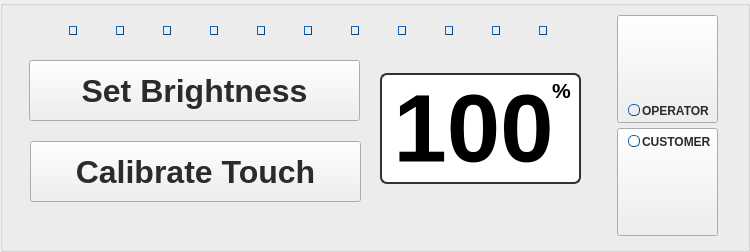
    <widget class="QGroupBox" name="groupBox">
     <property name="geometry">
      <rect>
       <x>34</x>
       <y>106</y>
       <width>750</width>
       <height>252</height>
      </rect>
     </property>
     <property name="styleSheet">
      <string notr="true">QGroupBox#groupBox{
	background: url(:/images/screens/brushedSteelSheet.png); 
border-color: rgb(118, 118, 118);
/*border-radius: 10px;*/
border-top-left-radius:10px;
border-bottom-left-radius: 10px;
border: 3px solid gray;
}

</string>
     </property>
     <property name="title">
      <string/>
     </property>
     <widget class="QLabel" name="customerDisplayButText">
      <property name="geometry">
       <rect>
        <x>642</x>
        <y>133</y>
        <width>74</width>
        <height>17</height>
       </rect>
      </property>
      <property name="sizePolicy">
       <sizepolicy hsizetype="Fixed" vsizetype="Fixed">
        <horstretch>0</horstretch>
        <verstretch>0</verstretch>
       </sizepolicy>
      </property>
      <property name="minimumSize">
       <size>
        <width>74</width>
        <height>17</height>
       </size>
      </property>
      <property name="maximumSize">
       <size>
        <width>74</width>
        <height>17</height>
       </size>
      </property>
      <property name="font">
       <font>
        <pointsize>9</pointsize>
        <weight>75</weight>
        <italic>false</italic>
        <bold>true</bold>
       </font>
      </property>
      <property name="styleSheet">
       <string notr="true">color: rgb(43, 43, 43);
background:transparent;</string>
      </property>
      <property name="text">
       <string>CUSTOMER</string>
      </property>
      <property name="alignment">
       <set>Qt::AlignLeading|Qt::AlignLeft|Qt::AlignVCenter</set>
      </property>
     </widget>
     <widget class="QLabel" name="operatorDisplayButText">
      <property name="geometry">
       <rect>
        <x>642</x>
        <y>102</y>
        <width>74</width>
        <height>17</height>
       </rect>
      </property>
      <property name="sizePolicy">
       <sizepolicy hsizetype="Fixed" vsizetype="Fixed">
        <horstretch>0</horstretch>
        <verstretch>0</verstretch>
       </sizepolicy>
      </property>
      <property name="minimumSize">
       <size>
        <width>74</width>
        <height>17</height>
       </size>
      </property>
      <property name="maximumSize">
       <size>
        <width>74</width>
        <height>17</height>
       </size>
      </property>
      <property name="font">
       <font>
        <pointsize>9</pointsize>
        <weight>75</weight>
        <bold>true</bold>
       </font>
      </property>
      <property name="styleSheet">
       <string notr="true">color: rgb(43, 43, 43);
background:transparent;</string>
      </property>
      <property name="text">
       <string>OPERATOR</string>
      </property>
      <property name="alignment">
       <set>Qt::AlignLeading|Qt::AlignLeft|Qt::AlignVCenter</set>
      </property>
     </widget>
     <widget class="QLabel" name="label_12">
      <property name="geometry">
       <rect>
        <x>546</x>
        <y>80</y>
        <width>31</width>
        <height>20</height>
       </rect>
      </property>
      <property name="font">
       <font>
        <pointsize>16</pointsize>
        <weight>75</weight>
        <bold>true</bold>
       </font>
      </property>
      <property name="styleSheet">
       <string notr="true">QLabel#label_12{
color: rgb(0,0,0);
background:transparent;
}</string>
      </property>
      <property name="text">
       <string>%</string>
      </property>
      <property name="alignment">
       <set>Qt::AlignCenter</set>
      </property>
     </widget>
     <widget class="QLabel" name="brightnessLabel">
      <property name="geometry">
       <rect>
        <x>383</x>
        <y>78</y>
        <width>181</width>
        <height>101</height>
       </rect>
      </property>
      <property name="font">
       <font>
        <pointsize>72</pointsize>
        <weight>75</weight>
        <bold>true</bold>
       </font>
      </property>
      <property name="styleSheet">
       <string notr="true">QLabel#brightnessLabel{
color: rgb(0,0,0);
}
</string>
      </property>
      <property name="text">
       <string notr="true">100</string>
      </property>
      <property name="alignment">
       <set>Qt::AlignCenter</set>
      </property>
     </widget>
     <widget class="QPushButton" name="operatorScreenBut">
      <property name="geometry">
       <rect>
        <x>617</x>
        <y>15</y>
        <width>101</width>
        <height>108</height>
       </rect>
      </property>
      <property name="styleSheet">
       <string notr="true"/>
      </property>
      <property name="text">
       <string/>
      </property>
      <property name="checkable">
       <bool>true</bool>
      </property>
      <property name="checked">
       <bool>false</bool>
      </property>
      <property name="autoExclusive">
       <bool>true</bool>
      </property>
     </widget>
     <widget class="QPushButton" name="setBrightnessBut">
      <property name="geometry">
       <rect>
        <x>29</x>
        <y>60</y>
        <width>331</width>
        <height>61</height>
       </rect>
      </property>
      <property name="font">
       <font>
        <pointsize>24</pointsize>
        <weight>75</weight>
        <bold>true</bold>
       </font>
      </property>
      <property name="styleSheet">
       <string notr="true">QPushButton#setBrightnessBut{
color: rgb(43, 43, 43);
}</string>
      </property>
      <property name="text">
       <string>Set Brightness</string>
      </property>
      <property name="checkable">
       <bool>false</bool>
      </property>
      <property name="flat">
       <bool>false</bool>
      </property>
     </widget>
     <widget class="QPushButton" name="customerScreenBut">
      <property name="geometry">
       <rect>
        <x>617</x>
        <y>128</y>
        <width>101</width>
        <height>108</height>
       </rect>
      </property>
      <property name="text">
       <string/>
      </property>
      <property name="checkable">
       <bool>true</bool>
      </property>
      <property name="autoExclusive">
       <bool>true</bool>
      </property>
     </widget>
     <widget class="QFrame" name="frame">
      <property name="geometry">
       <rect>
        <x>380</x>
        <y>73</y>
        <width>201</width>
        <height>111</height>
       </rect>
      </property>
      <property name="styleSheet">
       <string notr="true">/*background-color: qlineargradient(spread:reflect, x1:0.005, y1:0, x2:1, y2:0, stop:0 rgba(77, 77, 77, 255), stop:1 rgba(190, 190, 190, 255));*/
background-color: rgb(255, 255, 255);
border-radius: 7px;
border: 2px solid rgb(49, 49, 49);</string>
      </property>
      <property name="frameShape">
       <enum>QFrame::StyledPanel</enum>
      </property>
      <property name="frameShadow">
       <enum>QFrame::Sunken</enum>
      </property>
      <property name="lineWidth">
       <number>2</number>
      </property>
      <property name="midLineWidth">
       <number>1</number>
      </property>
     </widget>
     <widget class="QPushButton" name="operatorDisplayIndicator">
      <property name="geometry">
       <rect>
        <x>628</x>
        <y>104</y>
        <width>12</width>
        <height>12</height>
       </rect>
      </property>
      <property name="sizePolicy">
       <sizepolicy hsizetype="Fixed" vsizetype="Fixed">
        <horstretch>12</horstretch>
        <verstretch>12</verstretch>
       </sizepolicy>
      </property>
      <property name="minimumSize">
       <size>
        <width>12</width>
        <height>12</height>
       </size>
      </property>
      <property name="maximumSize">
       <size>
        <width>12</width>
        <height>12</height>
       </size>
      </property>
      <property name="styleSheet">
       <string notr="true">QPushButton {
    /* Let's make the size of the button 1,5 times of font size. */
 /*   min-height: 1.5em;*/
    /* Font size just 1.*/
    /*font: 1em;*/
    /* Margins so that we get a little space on the left and right. */
    margin: 0 0 0 0;
    /* The font color */ 
    color: white;
    /* Here's the background gradient with start point, end point, 
       stop &quot;percentage&quot; and color, stop percentage and color. */
    background-color: qlineargradient(x1: 0, y1: 0, x2: 0, y2: 1,
                                      stop: 0 #2198c0, stop: 1 #0d5ca6);
	background:url(images/brightnessLED.png);
    /* We'll round the borders. */
    border-style: outset;
    /* Round radius will be 3px */
    border-radius: 5px;
    /* Border is only one pixel */
    border-width: 1px;
    /* Border color is now set */
    border-color: #0c457e;
}</string>
      </property>
      <property name="text">
       <string/>
      </property>
     </widget>
     <widget class="QPushButton" name="customerDisplayIndicator">
      <property name="geometry">
       <rect>
        <x>628</x>
        <y>135</y>
        <width>12</width>
        <height>12</height>
       </rect>
      </property>
      <property name="sizePolicy">
       <sizepolicy hsizetype="Fixed" vsizetype="Fixed">
        <horstretch>12</horstretch>
        <verstretch>12</verstretch>
       </sizepolicy>
      </property>
      <property name="minimumSize">
       <size>
        <width>12</width>
        <height>12</height>
       </size>
      </property>
      <property name="maximumSize">
       <size>
        <width>12</width>
        <height>12</height>
       </size>
      </property>
      <property name="styleSheet">
       <string notr="true">QPushButton {
    /* Let's make the size of the button 1,5 times of font size. */
 /*   min-height: 1.5em;*/
    /* Font size just 1.*/
    /*font: 1em;*/
    /* Margins so that we get a little space on the left and right. */
    margin: 0 0 0 0;
    /* The font color */ 
    color: white;
    /* Here's the background gradient with start point, end point, 
       stop &quot;percentage&quot; and color, stop percentage and color. */
    background-color: qlineargradient(x1: 0, y1: 0, x2: 0, y2: 1,
                                      stop: 0 #2198c0, stop: 1 #0d5ca6);
	background:url(images/brightnessLED.png);
    /* We'll round the borders. */
    border-style: outset;
    /* Round radius will be 3px */
    border-radius: 5px;
    /* Border is only one pixel */
    border-width: 1px;
    /* Border color is now set */
    border-color: #0c457e;
}</string>
      </property>
      <property name="text">
       <string/>
      </property>
     </widget>
     <widget class="QPushButton" name="calibrateScreenBut">
      <property name="geometry">
       <rect>
        <x>30</x>
        <y>141</y>
        <width>331</width>
        <height>61</height>
       </rect>
      </property>
      <property name="font">
       <font>
        <pointsize>24</pointsize>
        <weight>75</weight>
        <bold>true</bold>
       </font>
      </property>
      <property name="styleSheet">
       <string notr="true">QPushButton#calibrateScreenBut{
color: rgb(43, 43, 43);
}</string>
      </property>
      <property name="text">
       <string>Calibrate Touch</string>
      </property>
      <property name="checkable">
       <bool>true</bool>
      </property>
      <property name="flat">
       <bool>false</bool>
      </property>
     </widget>
     <widget class="QWidget" name="layoutWidget_2">
      <property name="geometry">
       <rect>
        <x>30</x>
        <y>10</y>
        <width>561</width>
        <height>41</height>
       </rect>
      </property>
      <layout class="QHBoxLayout" name="horizontalLayout_2">
       <property name="spacing">
        <number>0</number>
       </property>
       <property name="sizeConstraint">
        <enum>QLayout::SetNoConstraint</enum>
       </property>
       <item>
        <widget class="QPushButton" name="brightnessIndicator0">
         <property name="sizePolicy">
          <sizepolicy hsizetype="Fixed" vsizetype="Fixed">
           <horstretch>8</horstretch>
           <verstretch>9</verstretch>
          </sizepolicy>
         </property>
         <property name="minimumSize">
          <size>
           <width>8</width>
           <height>9</height>
          </size>
         </property>
         <property name="maximumSize">
          <size>
           <width>8</width>
           <height>9</height>
          </size>
         </property>
         <property name="styleSheet">
          <string notr="true">QPushButton {
    /* Let's make the size of the button 1,5 times of font size. */
 /*   min-height: 1.5em;*/
    /* Font size just 1.*/
    /*font: 1em;*/
    /* Margins so that we get a little space on the left and right. */
    margin: 0 0 0 0;
    /* The font color */ 
    color: white;
    /* Here's the background gradient with start point, end point, 
       stop &quot;percentage&quot; and color, stop percentage and color. */
    background-color: qlineargradient(x1: 0, y1: 0, x2: 0, y2: 1,
                                      stop: 0 #2198c0, stop: 1 #0d5ca6);
	background:url(:/images/screens/brightnessLED.png);
    /* We'll round the borders. */
    border-style: outset;
    /* Round radius will be 3px */
    border-radius: 5px;
    /* Border is only one pixel */
    border-width: 1px;
    /* Border color is now set */
    border-color: #0c457e;
}</string>
         </property>
         <property name="text">
          <string/>
         </property>
        </widget>
       </item>
       <item>
        <widget class="QPushButton" name="brightnessIndicator1">
         <property name="sizePolicy">
          <sizepolicy hsizetype="Fixed" vsizetype="Fixed">
           <horstretch>8</horstretch>
           <verstretch>9</verstretch>
          </sizepolicy>
         </property>
         <property name="minimumSize">
          <size>
           <width>8</width>
           <height>9</height>
          </size>
         </property>
         <property name="maximumSize">
          <size>
           <width>8</width>
           <height>9</height>
          </size>
         </property>
         <property name="styleSheet">
          <string notr="true">QPushButton {
    /* Let's make the size of the button 1,5 times of font size. */
 /*   min-height: 1.5em;*/
    /* Font size just 1.*/
    /*font: 1em;*/
    /* Margins so that we get a little space on the left and right. */
    margin: 0 0 0 0;
    /* The font color */ 
    color: white;
    /* Here's the background gradient with start point, end point, 
       stop &quot;percentage&quot; and color, stop percentage and color. */
    background-color: qlineargradient(x1: 0, y1: 0, x2: 0, y2: 1,
                                      stop: 0 #2198c0, stop: 1 #0d5ca6);
	background:url(:/images/screens/brightnessLED.png);
    /* We'll round the borders. */
    border-style: outset;
    /* Round radius will be 3px */
    border-radius: 5px;
    /* Border is only one pixel */
    border-width: 1px;
    /* Border color is now set */
    border-color: #0c457e;
}</string>
         </property>
         <property name="text">
          <string/>
         </property>
        </widget>
       </item>
       <item>
        <widget class="QPushButton" name="brightnessIndicator2">
         <property name="sizePolicy">
          <sizepolicy hsizetype="Fixed" vsizetype="Fixed">
           <horstretch>8</horstretch>
           <verstretch>9</verstretch>
          </sizepolicy>
         </property>
         <property name="minimumSize">
          <size>
           <width>8</width>
           <height>9</height>
          </size>
         </property>
         <property name="maximumSize">
          <size>
           <width>8</width>
           <height>9</height>
          </size>
         </property>
         <property name="styleSheet">
          <string notr="true">QPushButton {
    /* Let's make the size of the button 1,5 times of font size. */
 /*   min-height: 1.5em;*/
    /* Font size just 1.*/
    /*font: 1em;*/
    /* Margins so that we get a little space on the left and right. */
    margin: 0 0 0 0;
    /* The font color */ 
    color: white;
    /* Here's the background gradient with start point, end point, 
       stop &quot;percentage&quot; and color, stop percentage and color. */
    background-color: qlineargradient(x1: 0, y1: 0, x2: 0, y2: 1,
                                      stop: 0 #2198c0, stop: 1 #0d5ca6);
	background:url(:/images/screens/brightnessLED.png);
    /* We'll round the borders. */
    border-style: outset;
    /* Round radius will be 3px */
    border-radius: 5px;
    /* Border is only one pixel */
    border-width: 1px;
    /* Border color is now set */
    border-color: #0c457e;
}</string>
         </property>
         <property name="text">
          <string/>
         </property>
        </widget>
       </item>
       <item>
        <widget class="QPushButton" name="brightnessIndicator3">
         <property name="sizePolicy">
          <sizepolicy hsizetype="Fixed" vsizetype="Fixed">
           <horstretch>8</horstretch>
           <verstretch>9</verstretch>
          </sizepolicy>
         </property>
         <property name="minimumSize">
          <size>
           <width>8</width>
           <height>9</height>
          </size>
         </property>
         <property name="maximumSize">
          <size>
           <width>8</width>
           <height>9</height>
          </size>
         </property>
         <property name="styleSheet">
          <string notr="true">QPushButton {
    /* Let's make the size of the button 1,5 times of font size. */
 /*   min-height: 1.5em;*/
    /* Font size just 1.*/
    /*font: 1em;*/
    /* Margins so that we get a little space on the left and right. */
    margin: 0 0 0 0;
    /* The font color */ 
    color: white;
    /* Here's the background gradient with start point, end point, 
       stop &quot;percentage&quot; and color, stop percentage and color. */
    background-color: qlineargradient(x1: 0, y1: 0, x2: 0, y2: 1,
                                      stop: 0 #2198c0, stop: 1 #0d5ca6);
	background:url(:/images/screens/brightnessLED.png);
    /* We'll round the borders. */
    border-style: outset;
    /* Round radius will be 3px */
    border-radius: 5px;
    /* Border is only one pixel */
    border-width: 1px;
    /* Border color is now set */
    border-color: #0c457e;
}</string>
         </property>
         <property name="text">
          <string/>
         </property>
        </widget>
       </item>
       <item>
        <widget class="QPushButton" name="brightnessIndicator4">
         <property name="sizePolicy">
          <sizepolicy hsizetype="Fixed" vsizetype="Fixed">
           <horstretch>8</horstretch>
           <verstretch>9</verstretch>
          </sizepolicy>
         </property>
         <property name="minimumSize">
          <size>
           <width>8</width>
           <height>9</height>
          </size>
         </property>
         <property name="maximumSize">
          <size>
           <width>8</width>
           <height>9</height>
          </size>
         </property>
         <property name="styleSheet">
          <string notr="true">QPushButton {
    /* Let's make the size of the button 1,5 times of font size. */
 /*   min-height: 1.5em;*/
    /* Font size just 1.*/
    /*font: 1em;*/
    /* Margins so that we get a little space on the left and right. */
    margin: 0 0 0 0;
    /* The font color */ 
    color: white;
    /* Here's the background gradient with start point, end point, 
       stop &quot;percentage&quot; and color, stop percentage and color. */
    background-color: qlineargradient(x1: 0, y1: 0, x2: 0, y2: 1,
                                      stop: 0 #2198c0, stop: 1 #0d5ca6);
	background:url(:/images/screens/brightnessLED.png);
    /* We'll round the borders. */
    border-style: outset;
    /* Round radius will be 3px */
    border-radius: 5px;
    /* Border is only one pixel */
    border-width: 1px;
    /* Border color is now set */
    border-color: #0c457e;
}</string>
         </property>
         <property name="text">
          <string/>
         </property>
        </widget>
       </item>
       <item>
        <widget class="QPushButton" name="brightnessIndicator5">
         <property name="sizePolicy">
          <sizepolicy hsizetype="Fixed" vsizetype="Fixed">
           <horstretch>8</horstretch>
           <verstretch>9</verstretch>
          </sizepolicy>
         </property>
         <property name="minimumSize">
          <size>
           <width>8</width>
           <height>9</height>
          </size>
         </property>
         <property name="maximumSize">
          <size>
           <width>8</width>
           <height>9</height>
          </size>
         </property>
         <property name="styleSheet">
          <string notr="true">QPushButton {
    /* Let's make the size of the button 1,5 times of font size. */
 /*   min-height: 1.5em;*/
    /* Font size just 1.*/
    /*font: 1em;*/
    /* Margins so that we get a little space on the left and right. */
    margin: 0 0 0 0;
    /* The font color */ 
    color: white;
    /* Here's the background gradient with start point, end point, 
       stop &quot;percentage&quot; and color, stop percentage and color. */
    background-color: qlineargradient(x1: 0, y1: 0, x2: 0, y2: 1,
                                      stop: 0 #2198c0, stop: 1 #0d5ca6);
	background:url(:/images/screens/brightnessLED.png);
    /* We'll round the borders. */
    border-style: outset;
    /* Round radius will be 3px */
    border-radius: 5px;
    /* Border is only one pixel */
    border-width: 1px;
    /* Border color is now set */
    border-color: #0c457e;
}</string>
         </property>
         <property name="text">
          <string/>
         </property>
        </widget>
       </item>
       <item>
        <widget class="QPushButton" name="brightnessIndicator6">
         <property name="sizePolicy">
          <sizepolicy hsizetype="Fixed" vsizetype="Fixed">
           <horstretch>8</horstretch>
           <verstretch>9</verstretch>
          </sizepolicy>
         </property>
         <property name="minimumSize">
          <size>
           <width>8</width>
           <height>9</height>
          </size>
         </property>
         <property name="maximumSize">
          <size>
           <width>8</width>
           <height>9</height>
          </size>
         </property>
         <property name="styleSheet">
          <string notr="true">QPushButton {
    /* Let's make the size of the button 1,5 times of font size. */
 /*   min-height: 1.5em;*/
    /* Font size just 1.*/
    /*font: 1em;*/
    /* Margins so that we get a little space on the left and right. */
    margin: 0 0 0 0;
    /* The font color */ 
    color: white;
    /* Here's the background gradient with start point, end point, 
       stop &quot;percentage&quot; and color, stop percentage and color. */
    background-color: qlineargradient(x1: 0, y1: 0, x2: 0, y2: 1,
                                      stop: 0 #2198c0, stop: 1 #0d5ca6);
	background:url(:/images/screens/brightnessLED.png);
    /* We'll round the borders. */
    border-style: outset;
    /* Round radius will be 3px */
    border-radius: 5px;
    /* Border is only one pixel */
    border-width: 1px;
    /* Border color is now set */
    border-color: #0c457e;
}</string>
         </property>
         <property name="text">
          <string/>
         </property>
        </widget>
       </item>
       <item>
        <widget class="QPushButton" name="brightnessIndicator7">
         <property name="sizePolicy">
          <sizepolicy hsizetype="Fixed" vsizetype="Fixed">
           <horstretch>8</horstretch>
           <verstretch>9</verstretch>
          </sizepolicy>
         </property>
         <property name="minimumSize">
          <size>
           <width>8</width>
           <height>9</height>
          </size>
         </property>
         <property name="maximumSize">
          <size>
           <width>8</width>
           <height>9</height>
          </size>
         </property>
         <property name="styleSheet">
          <string notr="true">QPushButton {
    /* Let's make the size of the button 1,5 times of font size. */
 /*   min-height: 1.5em;*/
    /* Font size just 1.*/
    /*font: 1em;*/
    /* Margins so that we get a little space on the left and right. */
    margin: 0 0 0 0;
    /* The font color */ 
    color: white;
    /* Here's the background gradient with start point, end point, 
       stop &quot;percentage&quot; and color, stop percentage and color. */
    background-color: qlineargradient(x1: 0, y1: 0, x2: 0, y2: 1,
                                      stop: 0 #2198c0, stop: 1 #0d5ca6);
	background:url(:/images/screens/brightnessLED.png);
    /* We'll round the borders. */
    border-style: outset;
    /* Round radius will be 3px */
    border-radius: 5px;
    /* Border is only one pixel */
    border-width: 1px;
    /* Border color is now set */
    border-color: #0c457e;
}</string>
         </property>
         <property name="text">
          <string/>
         </property>
        </widget>
       </item>
       <item>
        <widget class="QPushButton" name="brightnessIndicator8">
         <property name="sizePolicy">
          <sizepolicy hsizetype="Fixed" vsizetype="Fixed">
           <horstretch>8</horstretch>
           <verstretch>9</verstretch>
          </sizepolicy>
         </property>
         <property name="minimumSize">
          <size>
           <width>8</width>
           <height>9</height>
          </size>
         </property>
         <property name="maximumSize">
          <size>
           <width>8</width>
           <height>9</height>
          </size>
         </property>
         <property name="styleSheet">
          <string notr="true">QPushButton {
    /* Let's make the size of the button 1,5 times of font size. */
 /*   min-height: 1.5em;*/
    /* Font size just 1.*/
    /*font: 1em;*/
    /* Margins so that we get a little space on the left and right. */
    margin: 0 0 0 0;
    /* The font color */ 
    color: white;
    /* Here's the background gradient with start point, end point, 
       stop &quot;percentage&quot; and color, stop percentage and color. */
    background-color: qlineargradient(x1: 0, y1: 0, x2: 0, y2: 1,
                                      stop: 0 #2198c0, stop: 1 #0d5ca6);
	background:url(:/images/screens/brightnessLED.png);
    /* We'll round the borders. */
    border-style: outset;
    /* Round radius will be 3px */
    border-radius: 5px;
    /* Border is only one pixel */
    border-width: 1px;
    /* Border color is now set */
    border-color: #0c457e;
}</string>
         </property>
         <property name="text">
          <string/>
         </property>
        </widget>
       </item>
       <item>
        <widget class="QPushButton" name="brightnessIndicator9">
         <property name="sizePolicy">
          <sizepolicy hsizetype="Fixed" vsizetype="Fixed">
           <horstretch>8</horstretch>
           <verstretch>9</verstretch>
          </sizepolicy>
         </property>
         <property name="minimumSize">
          <size>
           <width>8</width>
           <height>9</height>
          </size>
         </property>
         <property name="maximumSize">
          <size>
           <width>8</width>
           <height>9</height>
          </size>
         </property>
         <property name="styleSheet">
          <string notr="true">QPushButton {
    /* Let's make the size of the button 1,5 times of font size. */
 /*   min-height: 1.5em;*/
    /* Font size just 1.*/
    /*font: 1em;*/
    /* Margins so that we get a little space on the left and right. */
    margin: 0 0 0 0;
    /* The font color */ 
    color: white;
    /* Here's the background gradient with start point, end point, 
       stop &quot;percentage&quot; and color, stop percentage and color. */
    background-color: qlineargradient(x1: 0, y1: 0, x2: 0, y2: 1,
                                      stop: 0 #2198c0, stop: 1 #0d5ca6);
	background:url(:/images/screens/brightnessLED.png);
    /* We'll round the borders. */
    border-style: outset;
    /* Round radius will be 3px */
    border-radius: 5px;
    /* Border is only one pixel */
    border-width: 1px;
    /* Border color is now set */
    border-color: #0c457e;
}</string>
         </property>
         <property name="text">
          <string/>
         </property>
        </widget>
       </item>
       <item>
        <widget class="QPushButton" name="brightnessIndicator10">
         <property name="sizePolicy">
          <sizepolicy hsizetype="Fixed" vsizetype="Fixed">
           <horstretch>8</horstretch>
           <verstretch>9</verstretch>
          </sizepolicy>
         </property>
         <property name="minimumSize">
          <size>
           <width>8</width>
           <height>9</height>
          </size>
         </property>
         <property name="maximumSize">
          <size>
           <width>8</width>
           <height>9</height>
          </size>
         </property>
         <property name="styleSheet">
          <string notr="true">QPushButton {
    /* Let's make the size of the button 1,5 times of font size. */
 /*   min-height: 1.5em;*/
    /* Font size just 1.*/
    /*font: 1em;*/
    /* Margins so that we get a little space on the left and right. */
    margin: 0 0 0 0;
    /* The font color */ 
    color: white;
    /* Here's the background gradient with start point, end point, 
       stop &quot;percentage&quot; and color, stop percentage and color. */
    background-color: qlineargradient(x1: 0, y1: 0, x2: 0, y2: 1,
                                      stop: 0 #2198c0, stop: 1 #0d5ca6);
	background:url(:/images/screens/brightnessLED.png);
    /* We'll round the borders. */
    border-style: outset;
    /* Round radius will be 3px */
    border-radius: 5px;
    /* Border is only one pixel */
    border-width: 1px;
    /* Border color is now set */
    border-color: #0c457e;
}</string>
         </property>
         <property name="text">
          <string/>
         </property>
        </widget>
       </item>
      </layout>
     </widget>
     <zorder>frame</zorder>
     <zorder>brightnessLabel</zorder>
     <zorder>operatorScreenBut</zorder>
     <zorder>setBrightnessBut</zorder>
     <zorder>customerScreenBut</zorder>
     <zorder>operatorDisplayButText</zorder>
     <zorder>customerDisplayButText</zorder>
     <zorder>operatorDisplayIndicator</zorder>
     <zorder>customerDisplayIndicator</zorder>
     <zorder>calibrateScreenBut</zorder>
     <zorder>label_12</zorder>
     <zorder>layoutWidget_2</zorder>
    </widget>
